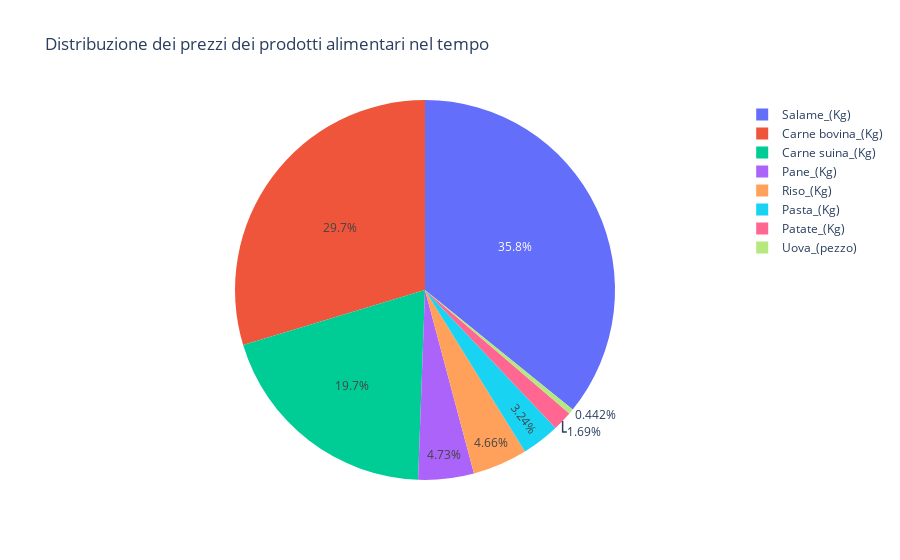

Here is the notebook cell this chart was saved with:
### Code cell
df_prezzi = pd.read_csv("prezzo_beni_alimentari.csv")

df_prezzi_pulito = pd.melt(df_prezzi, id_vars=["ANNI"], 
                  var_name="Prodotto", 
                  value_name="Prezzo_al_kg")


# Converte Prezzo_al_kg in numerico (float), sostituendo errori con NaN
df_prezzi_pulito["Prezzo_al_kg"] = pd.to_numeric(df_prezzi_pulito["Prezzo_al_kg"], errors='coerce')
# Crea una colonna per il size del bubble con trasformazione logaritmica (valori piccoli + visibili)
df_prezzi_pulito["size_bubble"] = df_prezzi_pulito["Prezzo_al_kg"].apply(lambda x: np.log(x + 1) * 10)

# Rimuove i valori nulli
df_prezzi_pulito = df_prezzi_pulito.dropna(subset=["Prezzo_al_kg"])

df_prezzi_pulito

fig = px.pie(
    df_prezzi_pulito,
    names='Prodotto',
    values='Prezzo_al_kg',
    title='Distribuzione dei prezzi dei prodotti alimentari nel tempo', 
    
)

fig.show()

### Figure 1 — Plotly figure (JSON) as saved in the notebook; plotly's stock layout.template omitted (floating-point values rounded to 4 significant figures; data arrays with more than 128 entries replaced by an {"elided": "..."} marker saying what was removed)
{"data": [{"domain": {"x": [0, 1], "y": [0, 1]}, "hovertemplate": "Prodotto=%{label}<br>Prezzo_al_kg=%{value}<extra></extra>", "labels": {"elided": "1202 str values"}, "legendgroup": "", "name": "", "showlegend": true, "type": "pie", "values": {"elided": "1202 float values"}}], "layout": {"legend": {"tracegroupgap": 0}, "title": {"text": "Distribuzione dei prezzi dei prodotti alimentari nel tempo"}}}
